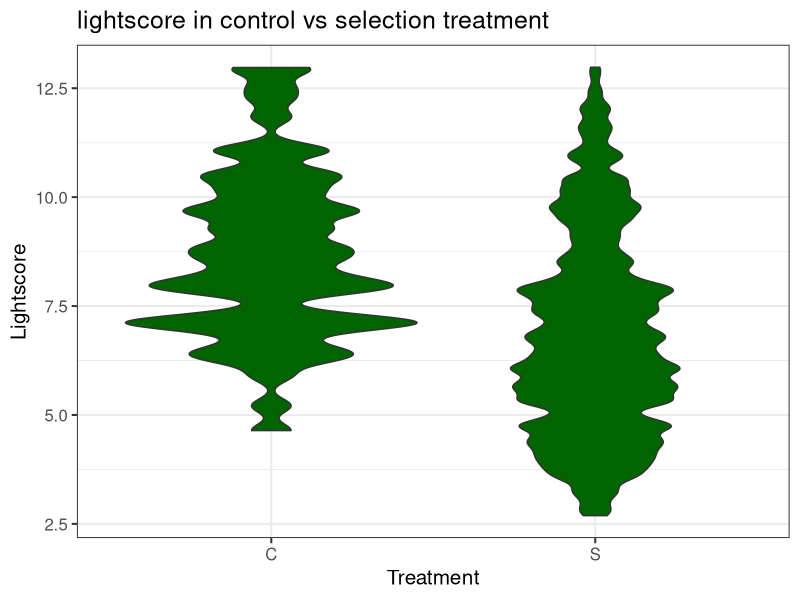
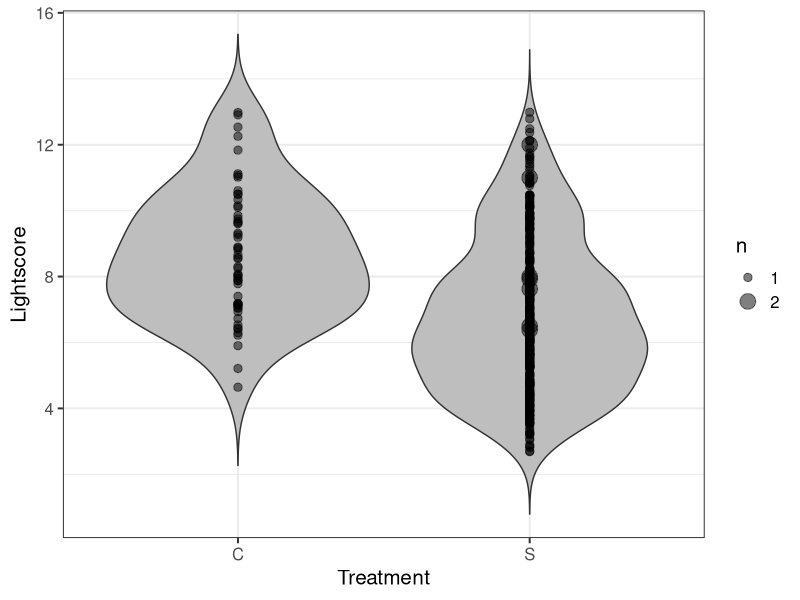
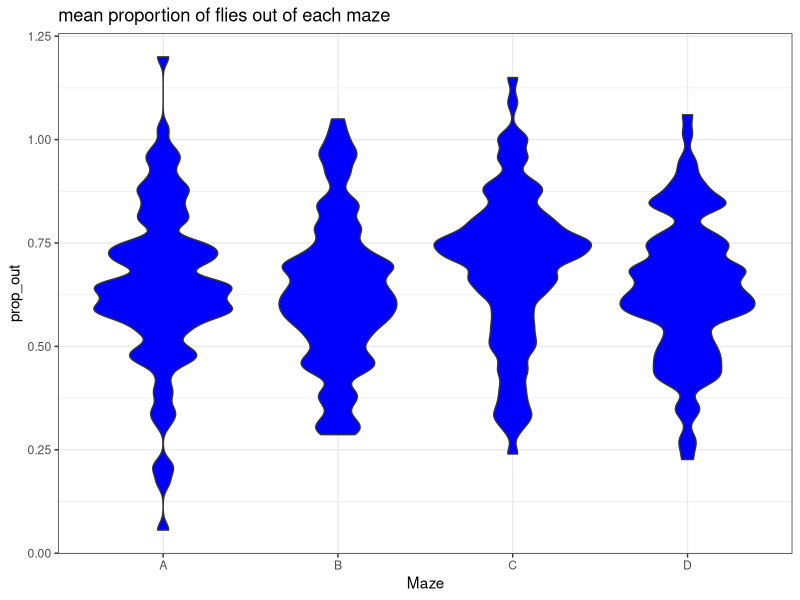
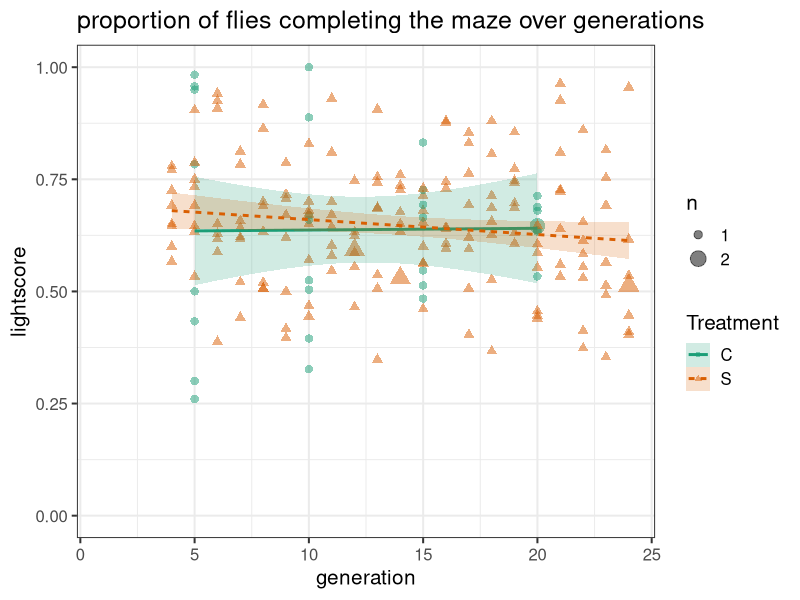

Generate these figures, in order, with R:
#assignment 3:

#Construct some (i.e., more than one) ggplots using your data.
#Discuss:
  #what you are trying to show
  #some of the choices that you have made
  #the basis for these choices
    #(e.g., Cleveland hierarchy, proximity of comparisons, or other principles of graphical communication)

library(ggplot2); theme_set(theme_bw(base_size=15))
library(readxl)
library(tidyverse) # BMB: what is this comment for? magrittr and ggplot2 are within tidyverse
## BMB (you don't need to load ggplot2 if you've loaded tidyverse first

alan <- read_excel("raw_alan_gen24.xlsx")

## BMB: shouldn't need to check/adjust class etc. (should have cleaned/checked data upstream)
sapply(alan,class)


## BMB: is this where(is.character) ?
alan <- alan |> mutate(across(c(time_of_day, Maze, Maze_Order, Treatment, Lineage, Sex, blind), factor))

## BMB: what about max(alan$Generation) ??
generations_total <- (tail(na.omit(alan$Generation, n = 1)))[1]

## BMB: could use mutate() ...
alan$TrtLin <- interaction(alan$Treatment, alan$Lineage, drop = TRUE, sep = "")

sumalan <- (alan |>
  group_by(Generation, TrtLin) %>%
  summarise(Lightscore = mean(Lightscore, na.rm=TRUE), prop_out = mean(prop_out, na.rm=TRUE))
)

## BMB: same as ??
sumalan <- (alan |>
            summarise(across(c(Lightscore, prop_out), ~ mean(., na.rm=TRUE)),
                      .by = c(Generation, TrtLin))
)


## BMB: why adjust=<small>? Do you really want the graph to be that wiggly?
## BMB: why do you have theme_bw() here if you set theme_set(theme_bw()) above?
#i want to show the difference in lightscore distribution between treatments
ggplot(alan, aes(x = Treatment, y = Lightscore)) +
  ## theme_bw() +
  geom_violin(fill = "darkgreen", adjust = 1/5) +
  labs(title="lightscore in control vs selection treatment")
## BMB: why adjust=1/3? Do you really want the graph to be that wiggly?#the comparison is directly between control and selection, so I put them on the same axis
##proximity of comparisons

## BMB: maybe: ??
ggplot(alan, aes(x = Treatment, y = Lightscore)) +
  geom_violin(trim = FALSE, fill = "gray") +
  stat_sum(alpha = 0.5) +
  scale_size(range = c(2.5, 5), breaks = c(1,2))


##i want to show the differences in proportion of flies exiting the maze between mazes


suppressWarnings(ggplot(alan, aes(x = Maze, y = prop_out)) +
  theme_bw() +
  geom_violin(fill = "blue", adjust = 1/3)) +
  labs(title = "mean proportion of flies out of each maze")

## BMB: these are 'warnings', not errors
#the error here is okay, just due to empty rows
#I put the mazes on the same axis for readability 


#i want to show the proportion of flies completing the maze over generations
alan_sum <- (alan 
             |> summarise(across(c(Lightscore, prop_out),
                                 .fns = list(
                                   mean = ~ mean(.,na.rm=TRUE),
                                   se   = ~ sd(., na.rm = TRUE) / sqrt(sum(!is.na(.x))))),
                          .by = c(Generation, TrtLin, Sex)
             )
)

## BMB: should create this factor upstream ...
## can change the name at the same time (you can also change
## this in the scale_colour() argument with name=, but this is easier)
alan_sum <- alan_sum |> mutate(Treatment = substr(TrtLin, 1, 1))
ggplot(
  alan_sum,
  aes(
    Generation,
    prop_out_mean,
    colour = Treatment,
    shape = Treatment,
    linetype = Treatment,
    fill = Treatment
    ## group  = substr(TrtLin, 1, 1) ## BMB: don't need to specify group 
  )
) +
  ## BMB: why jitter here ???
  ## geom_jitter() is a sometimes necessary evil.  Why add
  ## noise to your data if you don't have to?
  ## use stat_sum(), alpha to de-emphasize points a little bit
  stat_sum(alpha = 0.5) +
  scale_size(range=c(2.5, 5), breaks = 1:2) +
  scale_x_continuous(limits = c(1, generations_total)) +
  scale_y_continuous(limits = c(0, 1)) +
  ## se=FALSE)+ ## BMB: why se = FALSE here?
  ## I think the CI ribbons add a lot (you can make alpha small to de-emphasize them)
  geom_smooth(method="lm", alpha = 0.2)  + 
  scale_color_brewer(palette = "Dark2") +
  scale_fill_brewer(palette = "Dark2") +
  labs(
    title = "proportion of flies completing the maze over generations",
    y = "lightscore",
    x = "generation")
#the warnings here are fine, some values have been removed as they were NA
  #other values went past 1.00 so were removed

#i wanted to show the the proportion in and out is relatively stable over time,
  #so i chose a scatterplot and added two lines of best fit, without standard error
    #added jitter to prevent overlapping points

##made the colours colourblindfriendly (sorry about colours in the previous assignments)
## BMB: you can also add redundant shape/linetype info

##i tried changing the legend title to Treatment but it won't budge
## BMB: see above ...

## mark: 1.95 (explanations and code OK, but a bit sloppy in places)
